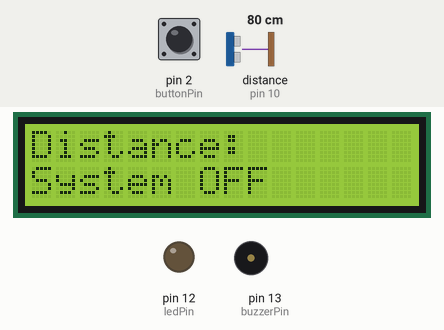
The sketch below on a simulated Arduino Uno, built with avr-gcc and run on an emulated ATmega328P. Parts: 16×2 character LCD, output pins drawn as LEDs (lit = HIGH), buzzer (waves = sounding). The test bench sets the inputs (shaded band); at power-on: pin 2 (buttonPin) HIGH, distance to the obstacle (sensor on pin 10) 80 cm. The echo pulse lasts 58.3 µs per cm; pins used as bus, display or sensor lines are not drawn.

Above: at 1.2 s.
1.3 s: pin 2 (buttonPin) pulled LOW for 0.15 s
At 2.4 s:
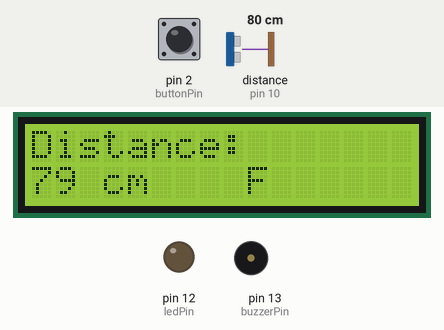
2.9 s: distance to the obstacle (sensor on pin 10) set to 120 cm
At 3.8 s:
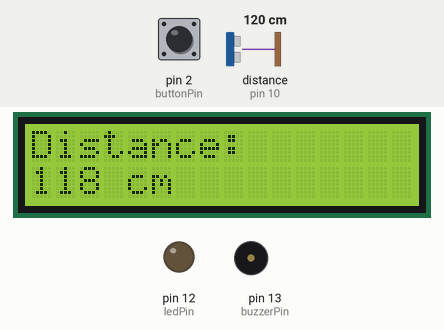
4.8 s: distance to the obstacle (sensor on pin 10) set to 22 cm
At 5.8 s:
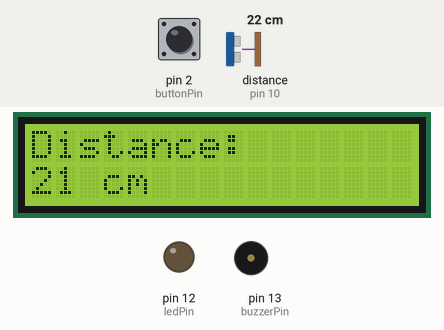
6.4 s: distance to the obstacle (sensor on pin 10) set to 19 cm
At 7.3 s:
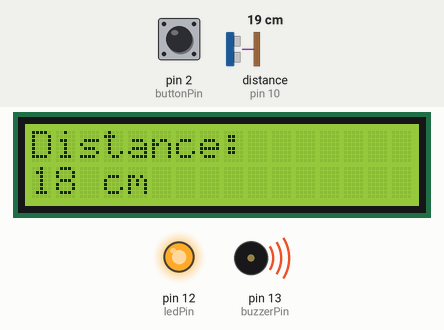
7.9 s: pin 2 (buttonPin) pulled LOW for 1 s
At 9.3 s:
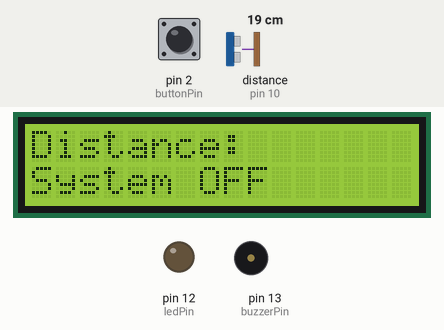
10.4 s: pin 2 (buttonPin) pulled LOW for 0.15 s
At 11.6 s:
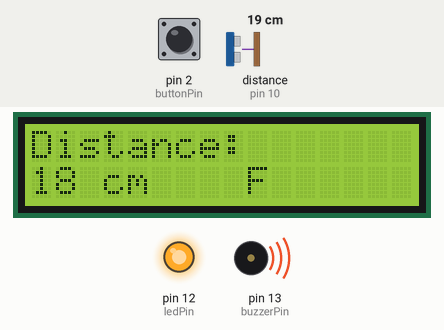
Timing chart, 0 to 13.0 s (numbered marks = the images above; inputs shaded):
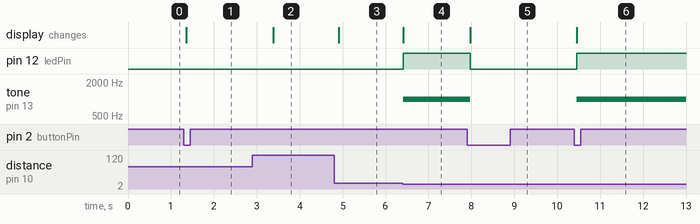

Measured:
- the behaviour switches between 21 and 20 cm on distance to the obstacle (sensor on pin 10) (found by bisection; images 3 and 4)
- after the input at 1.3 s, the display: changes after 0.06 s (image 1)
- after the input at 2.9 s, the display: changes after 0.49 s (image 2)
- after the input at 4.8 s, the display: changes after 0.11 s (image 3)
- after the input at 6.4 s, pin 12 (ledPin): LOW → HIGH at once; tone on pin 13 (buzzerPin): silent → 1000 Hz at once; the display: changes at once (image 4)
- after the input at 7.9 s, pin 12 (ledPin): HIGH → LOW after 0.07 s; tone on pin 13 (buzzerPin): 1000 Hz → silent after 0.07 s; the display: changes after 0.08 s (image 5)
- after the input at 10.4 s, pin 12 (ledPin): LOW → HIGH after 0.05 s; tone on pin 13 (buzzerPin): silent → 1000 Hz after 0.05 s; the display: changes after 0.05 s (image 6)

The sketch:

LCD.ino
```cpp
#include <LiquidCrystal.h>

LiquidCrystal lcd(7, 8, 4, 5, 6, 11);

const int trigPin = 9;
const int echoPin = 10;
const int ledPin = 12;
const int buzzerPin = 13;
const int buttonPin = 2;

bool systemState = false;

void setup() {
  Serial.begin(9600);
  lcd.begin(16, 2);
  lcd.print("Distance:    ");

  pinMode(trigPin, OUTPUT);
  pinMode(echoPin, INPUT);
  pinMode(ledPin, OUTPUT);
  pinMode(buzzerPin, OUTPUT);
  pinMode(buttonPin, INPUT_PULLUP);
}

void loop() {

  static bool lastButtonState = HIGH;
  bool buttonState = digitalRead(buttonPin);

  if (buttonState == LOW && lastButtonState == HIGH) {
    delay(50);
    systemState = !systemState;
  }
  lastButtonState = buttonState;
  if (!systemState) {
    digitalWrite(ledPin, LOW);
    noTone(buzzerPin);
    lcd.setCursor(0, 1);
    lcd.print("System OFF");
    return;
  }
  long duration, distance;

  digitalWrite(trigPin, LOW);
  delayMicroseconds(2);
  digitalWrite(trigPin, HIGH);
  delayMicroseconds(10);
  digitalWrite(trigPin, LOW);

  duration = pulseIn(echoPin, HIGH);
  distance = (duration * 0.034) / 2;

  lcd.setCursor(0, 1);
  lcd.print(distance);
  lcd.print(" cm    ");

  if (distance < 20) {
    digitalWrite(ledPin, HIGH);
    tone(buzzerPin, 1000);
  } else {
    digitalWrite(ledPin, LOW);
    noTone(buzzerPin);
  }

  delay(500);
}
```
